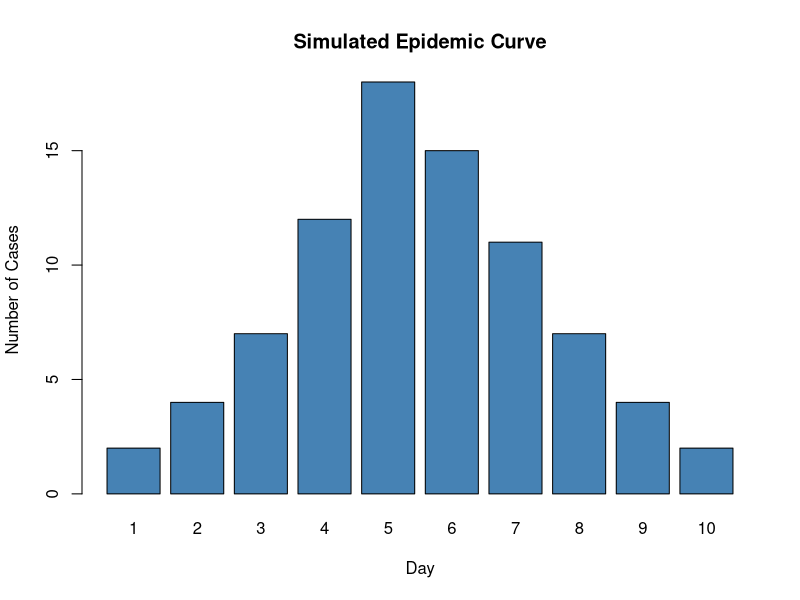

Write R code to recreate this figure.
days <- 1:10

cases <- c(2, 4, 7, 12, 18, 15, 11, 7, 4, 2)

barplot(
  cases,
  names.arg = days,
  col = "steelblue",
  xlab = "Day",
  ylab = "Number of Cases",
  main = "Simulated Epidemic Curve"
)
